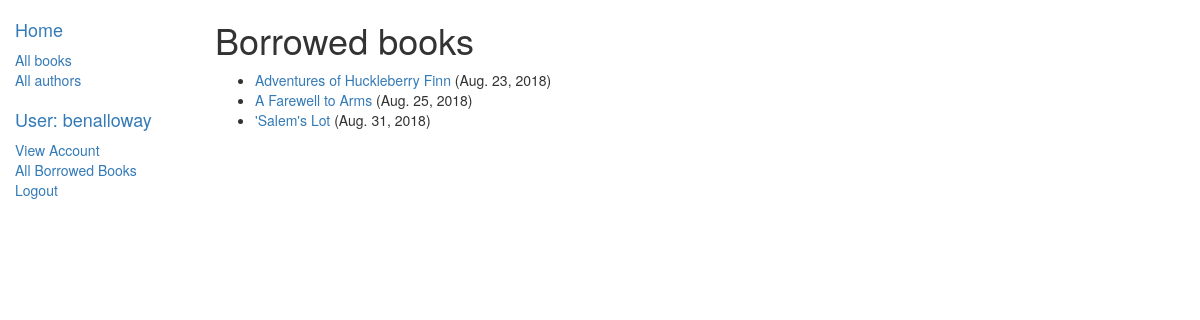
Page /catalog/myborrowedbooks/ (signed in) on the committed database.
### catalog/models.py (models this page shows, shortened)
class BookInstance(models.Model):
	LOAN_STATUS = (
		('m', 'Maintenance'),
		('o', 'On Loan'),
		('a', 'Available'),
		('r', 'Reserved'),
	)
	id = models.UUIDField(primary_key=True, default=uuid.uuid4, help_text="Unique ID for this particular book across whole library")
	book = models.ForeignKey('Book', on_delete=models.SET_NULL, null=True)
	imprint = models.CharField(max_length=200)
	due_back = models.DateField(null=True, blank=True)
	status = models.CharField(max_length=1, choices=LOAN_STATUS, blank=True, default='m', help_text="Book availability")
	borrower = models.ForeignKey(User, on_delete=models.SET_NULL, null=True, blank=True)
	@property
	def is_overdue(self):
		if self.due_back and date.today() > self.due_back:
			return True
		return False
	class Meta:
		ordering = ["due_back"]
		permissions = (
			("can_mark_returned", "Set book as returned"),
			("can_renew", "Renew due date"),
			)

class Book(models.Model):
	title = models.CharField(max_length=200)
	summary = models.TextField(max_length=1000, help_text="Enter a brief description of the book")
	isbn = models.CharField("ISBN", max_length=13, help_text="13 Character <a href='https://www.isbn-international.org/content/what-isbn'>ISBN number</a>")
	language = models.ForeignKey(NaturalLanguage, on_delete=models.SET_NULL, null=True)
	author = models.ForeignKey('Author', on_delete=models.SET_NULL, null=True)
	genre = models.ManyToManyField(Genre, help_text="Select a genre for this book")
	class Meta:
		ordering = ["title"]

### catalog/views.py (the view)
# urls.py: path('myborrowedbooks/', views.LoanedBooksByUserListView.as_view(), name='my-borrowed'),
class LoanedBooksByUserListView(LoginRequiredMixin, generic.ListView):
    model = BookInstance
    template_name = 'catalog/bookinstance_list_borrowed_user.html'
    paginate_by = 10
    def get_queryset(self):
        return BookInstance.objects.filter(borrower=self.request.user).filter(status__exact='o').order_by('due_back')

### catalog/templates/catalog/bookinstance_list_borrowed_user.html
{% extends "base_generic.html" %}
{% block content %}
    <h1>Borrowed books</h1>
    {% if bookinstance_list %}
    <ul>
      {% for bookinst in bookinstance_list %}
      <li class="{% if bookinst.is_overdue %}text-danger{% endif %}">
        <a href="{% url 'book-detail' bookinst.book.pk %}">{{bookinst.book.title}}</a> ({{ bookinst.due_back }})
      </li>
      {% endfor %}
    </ul>
    {% else %}
      <p>There are no books borrowed.</p>
    {% endif %}
{% endblock %}

### catalog/templates/base_generic.html (shortened to what this page needs)
<!DOCTYPE html>
<html lang="en">
<head>
	<link rel="stylesheet" href="https://maxcdn.bootstrapcdn.com/bootstrap/3.3.7/css/bootstrap.min.css">
	{% load static %}
	<link rel="stylesheet" href="{% static 'css/styles.css' %}">
</head>
<body>
  <div class="container-fluid">
    <div class="row">
      <div class="col-sm-2">
      {% block sidebar %}
      <ul class="sidebar-nav">
          <li><a href="{% url 'index' %}"><h4>Home</h4></a></li>
          <li><a href="{% url 'books' %}">All books</a></li>
          <li><a href="{% url 'authors' %}">All authors</a></li>
      </ul>
      <ul class="sidebar-nav">
        {% if user.is_authenticated %}
          <li><a href="{% url 'index' %}"><h4>User: {{ user.get_username }}</h4></a></li>
          <li><a href="{% url 'myaccount' user.id%}">View Account</a></li>
          {% if perms.catalog.can_mark_returned %}
          <li><a href="{% url 'all-borrowed' %}">All Borrowed Books</a></li>
          {% else %}
          <li><a href="{% url 'my-borrowed' %}">My Borrowed Books</a></li>
          {% endif %}
          <li><a href="{% url 'logout'%}?next={{request.path}}">Logout</a></li>
        {% else %}
          <li><a href="{% url 'login'%}?next={{request.path}}">Login</a></li>
        {% endif%}
      </ul>
     {% endblock %}
      </div>
      <div class="col-sm-10 ">
      {% block content %}{% endblock %}
      </div>
    </div>
  </div>
</body>
</html>

### catalog/static/css/styles.css (style rules this page uses)
.sidebar-nav { margin-top: 20px; padding: 0px; list-style: none; }

### rows in the picture
BookInstance: book "Adventures of Huckleberry Finn", due_back "Aug. 23, 2018"
BookInstance: book "A Farewell to Arms", due_back "Aug. 25, 2018"
BookInstance: book "'Salem's Lot", due_back "Aug. 31, 2018"

### other values in the picture
{{ user.get_username }} "benalloway"
